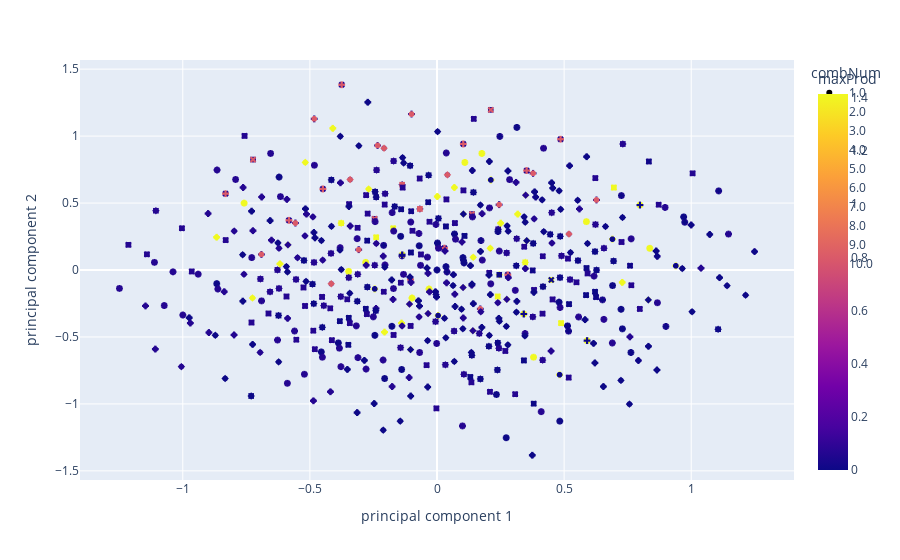

The notebook cell saved with this chart:
### Code cell
fig = px.scatter(df1, x='principal component 1', y='principal component 2',
                color='maxProd', symbol='combNum', hover_name = 'combList')
fig.show()

### Figure 1 — Plotly figure (JSON) as saved in the notebook; plotly's stock layout.template omitted (floating-point values rounded to 4 significant figures; data arrays with more than 128 entries replaced by an {"elided": "..."} marker saying what was removed)
{"data": [{"hovertemplate": "<b>%{hovertext}</b><br><br>combNum=1.0<br>principal component 1=%{x}<br>principal component 2=%{y}<br>maxProd=%{marker.color}<extra></extra>", "hovertext": [["ACALD"], ["ALCD2x"], ["GLCabcpp"], ["GND"], ["HEX1"], ["LDH_D"], ["PFL"], ["PFK"], ["PYK"], ["TKT2"]], "legendgroup": "1.0", "marker": {"color": [0.0646, 0.0646, 0.08006, 0.08006, 0.08006, 0.08006, 0.06275, 0.08006, 0.08006, 0.07942], "coloraxis": "coloraxis", "symbol": "circle"}, "mode": "markers", "name": "1.0", "showlegend": true, "type": "scattergl", "x": [2.434e-14, -0.5194, -0.5863, 0.2746, 0.3488, 0.1025, 0.3822, -0.1082, 0.1411, -0.03519], "xaxis": "x", "y": [-2.522e-13, 0.255, 0.1875, -0.2192, 0.5589, -0.1308, 0.3821, -0.2546, -0.4535, -0.3253], "yaxis": "y"}, {"hovertemplate": "<b>%{hovertext}</b><br><br>combNum=2.0<br>principal component 1=%{x}<br>principal component 2=%{y}<br>maxProd=%{marker.color}<extra></extra>", "hovertext": [["ACALD", "ALCD2x"], ["ACALD", "GLCabcpp"], ["ACALD", "GND"], ["ACALD", "HEX1"], ["ACALD", "LDH_D"], ["ACALD", "PFL"], ["ACALD", "PFK"], ["ACALD", "PYK"], ["ACALD", "TKT2"], ["ALCD2x", "GLCabcpp"], ["ALCD2x", "GND"], ["ALCD2x", "HEX1"], ["ALCD2x", "LDH_D"], ["ALCD2x", "PFL"], ["ALCD2x", "PFK"], ["ALCD2x", "PYK"], ["ALCD2x", "TKT2"], ["GLCabcpp", "GND"], ["GLCabcpp", "HEX1"], ["GLCabcpp", "LDH_D"], ["GLCabcpp", "PFL"], ["GLCabcpp", "PFK"], ["GLCabcpp", "PYK"], ["GLCabcpp", "TKT2"], ["GND", "HEX1"], ["GND", "LDH_D"], ["GND", "PFL"], ["GND", "PFK"], ["GND", "PYK"], ["GND", "TKT2"], ["HEX1", "LDH_D"], ["HEX1", "PFL"], ["HEX1", "PFK"], ["HEX1", "PYK"], ["HEX1", "TKT2"], ["LDH_D", "PFL"], ["LDH_D", "PFK"], ["LDH_D", "PYK"], ["LDH_D", "TKT2"], ["PFL", "PFK"], ["PFL", "PYK"], ["PFL", "TKT2"], ["PFK", "PYK"], ["PFK", "TKT2"], ["PYK", "TKT2"]], "legendgroup": "2.0", "marker": {"color": [0.0646, 0.0646, 0.0646, 0.0646, 0.0646, 0.06275, 0.0646, 0.0646, 0.06353, 0.0646, 0.0646, 0.0646, 0.0646, 0.06275, 0.0646, 0.0646, 0.06353, 0.08006, 0.08006, 0.08006, 0.06275, 0.08006, 0.08006, 0.07942, 0.08006, 0.08006, 0.06275, 0.08006, 0.08006, 0, 0.08006, 0.06275, 0.08006, 0.08006, 0.07942, 0.06275, 0.08006, 0.08006, 0.07942, 0.06275, 0.06275, 1.415, 0.08006, 0.07942, 0.07942], "coloraxis": "coloraxis", "symbol": "diamond"}, "mode": "markers", "name": "2.0", "showlegend": true, "type": "scattergl", "x": [-0.5194, -0.5863, 0.2746, 0.3488, 0.1025, 0.3822, -0.1082, 0.1411, -0.03519, -1.106, -0.2448, -0.1706, -0.4169, -0.1372, -0.6276, -0.3783, -0.5546, -0.3118, -0.2376, -0.4839, -0.2042, -0.6945, -0.4453, -0.6215, 0.6234, 0.377, 0.6568, 0.1664, 0.4156, 0.2394, 0.4513, 0.731, 0.2406, 0.4898, 0.3136, 0.4847, -0.005706, 0.2435, 0.06729, 0.274, 0.5233, 0.347, 0.03288, -0.1434, 0.1059], "xaxis": "x", "y": [0.255, 0.1875, -0.2192, 0.5589, -0.1308, 0.3821, -0.2546, -0.4535, -0.3253, 0.4425, 0.03574, 0.8139, 0.1242, 0.637, 0.0003684, -0.1986, -0.07037, -0.03168, 0.7464, 0.05674, 0.5696, -0.06705, -0.266, -0.1378, 0.3397, -0.35, 0.1628, -0.4738, -0.6727, -0.5445, 0.4281, 0.941, 0.3043, 0.1054, 0.2336, 0.2513, -0.3854, -0.5843, -0.4561, 0.1275, -0.07147, 0.05674, -0.7081, -0.5799, -0.7789], "yaxis": "y"}, {"hovertemplate": "<b>%{hovertext}</b><br><br>combNum=3.0<br>principal component 1=%{x}<br>principal component 2=%{y}<br>maxProd=%{marker.color}<extra></extra>", "hovertext": {"elided": "120x3 str values"}, "legendgroup": "3.0", "marker": {"color": [0.0646, 0.0646, 0.0646, 0.0646, 0.799, 0.0646, 0.0646, 0.06353, 0.0646, 0.0646, 0.0646, 0.06275, 0.0646, 0.0646, 0.06353, 0.0646, 0.0646, 0.06275, 0.0646, 0.0646, 0, 0.0646, 0.06275, 0.0646, 0.0646, 0.06353, 0, 0.0646, 0.0646, 0.06353, 0.06275, 0.06275, 1.415, 0.0646, 0.06353, 0.06353, 0.0646, 0.0646, 0.0646, 0.06275, 0.0646, 0.0646, 0.06353, 0.0646, 0.0646, 0.06275, 0.0646, 0.0646, 0, 0.0646, 0.06275, 0.0646, 0.0646, 0.06353, 0, 0.0646, 0.0646, 0.06353, 0.06275, 0.06275, 1.415, 0.0646, 0.06353, 0.06353, 0.08006, 0.08006, 0.06275, 0.08006, 0.08006, 0, 0.08006, 0.06275, 0.08006, 0.08006, 0.07942, 0.06275, 0.08006, 0.08006, 0.07942, 0.06275, 0.06275, 1.415, 0.08006, 0.07942, 0.07942, 0.08006, 0.06275, 0.08006, 0.08006, 0, 0.06275, 0.08006, 0.08006, 0, 0.06275, 0.06275, 0, 0.08006, 0, 0, 0.06275, 0.08006, 0.08006, 0.07942, 0.06275, 0.06275, 1.415, 0.08006, 0.07942, 0.07942, 0.06275, 0.06275, 1.415, 0.08006, 0.07942, 0.07942, 0.06275, 1.415, 1.415, 0.07942], "coloraxis": "coloraxis", "symbol": "square"}, "mode": "markers", "name": "3.0", "showlegend": true, "type": "scattergl", "x": [-1.106, -0.2448, -0.1706, -0.4169, -0.1372, -0.6276, -0.3783, -0.5546, -0.3118, -0.2376, -0.4839, -0.2042, -0.6945, -0.4453, -0.6215, 0.6234, 0.377, 0.6568, 0.1664, 0.4156, 0.2394, 0.4513, 0.731, 0.2406, 0.4898, 0.3136, 0.4847, -0.005706, 0.2435, 0.06729, 0.274, 0.5233, 0.347, 0.03288, -0.1434, 0.1059, -0.8311, -0.7569, -1.003, -0.7235, -1.214, -0.9647, -1.141, 0.104, -0.1423, 0.1374, -0.353, -0.1037, -0.28, -0.06812, 0.2116, -0.2788, -0.02953, -0.2058, -0.03471, -0.5251, -0.2758, -0.4521, -0.2454, 0.00388, -0.1724, -0.4865, -0.6627, -0.4135, 0.03701, -0.2093, 0.07042, -0.42, -0.1707, -0.347, -0.1351, 0.1446, -0.3457, -0.09649, -0.2727, -0.1017, -0.592, -0.3428, -0.519, -0.3123, -0.06308, -0.2393, -0.5535, -0.7297, -0.4805, 0.7258, 1.006, 0.5152, 0.7644, 0.5882, 0.7592, 0.2689, 0.5181, 0.3419, 0.5486, 0.7978, 0.6216, 0.3075, 0.1312, 0.3805, 0.8335, 0.3431, 0.5923, 0.4161, 0.6228, 0.872, 0.6958, 0.3817, 0.2054, 0.4547, 0.3765, 0.6257, 0.4495, 0.1354, -0.04089, 0.2084, 0.4151, 0.2388, 0.4881, -0.002302], "xaxis": "x", "y": [0.4425, 0.03574, 0.8139, 0.1242, 0.637, 0.0003684, -0.1986, -0.07037, -0.03168, 0.7464, 0.05674, 0.5696, -0.06705, -0.266, -0.1378, 0.3397, -0.35, 0.1628, -0.4738, -0.6727, -0.5445, 0.4281, 0.941, 0.3043, 0.1054, 0.2336, 0.2513, -0.3854, -0.5843, -0.4561, 0.1275, -0.07147, 0.05674, -0.7081, -0.5799, -0.7789, 0.2233, 1.001, 0.3117, 0.8245, 0.1879, -0.01105, 0.1172, 0.5946, -0.09505, 0.4178, -0.2188, -0.4178, -0.2896, 0.6831, 1.196, 0.5593, 0.3603, 0.4885, 0.5062, -0.1304, -0.3294, -0.2012, 0.3824, 0.1835, 0.3117, -0.4532, -0.325, -0.5239, 0.5272, -0.1625, 0.3504, -0.2863, -0.4852, -0.357, 0.6156, 1.128, 0.4918, 0.2929, 0.4211, 0.4388, -0.1978, -0.3968, -0.2686, 0.315, 0.1161, 0.2443, -0.5206, -0.3924, -0.5913, 0.2089, 0.7217, 0.08511, -0.1138, 0.01437, 0.03205, -0.6046, -0.8035, -0.6753, -0.09174, -0.2907, -0.1625, -0.9273, -0.7991, -0.9981, 0.8102, 0.1735, -0.02542, 0.1028, 0.6864, 0.4874, 0.6156, -0.1492, -0.021, -0.2199, -0.003316, -0.2023, -0.07405, -0.8389, -0.7107, -0.9096, -0.3261, -0.1978, -0.3968, -1.033], "yaxis": "y"}, {"hovertemplate": "<b>%{hovertext}</b><br><br>combNum=4.0<br>principal component 1=%{x}<br>principal component 2=%{y}<br>maxProd=%{marker.color}<extra></extra>", "hovertext": {"elided": "210x4 str values"}, "legendgroup": "4.0", "marker": {"color": {"elided": "210 float values"}, "coloraxis": "coloraxis", "symbol": "x"}, "mode": "markers", "name": "4.0", "showlegend": true, "type": "scattergl", "x": {"elided": "210 float values"}, "xaxis": "x", "y": {"elided": "210 float values"}, "yaxis": "y"}, {"hovertemplate": "<b>%{hovertext}</b><br><br>combNum=5.0<br>principal component 1=%{x}<br>principal component 2=%{y}<br>maxProd=%{marker.color}<extra></extra>", "hovertext": {"elided": "252x5 str values"}, "legendgroup": "5.0", "marker": {"color": {"elided": "252 float values"}, "coloraxis": "coloraxis", "symbol": "cross"}, "mode": "markers", "name": "5.0", "showlegend": true, "type": "scattergl", "x": {"elided": "252 float values"}, "xaxis": "x", "y": {"elided": "252 float values"}, "yaxis": "y"}, {"hovertemplate": "<b>%{hovertext}</b><br><br>combNum=6.0<br>principal component 1=%{x}<br>principal component 2=%{y}<br>maxProd=%{marker.color}<extra></extra>", "hovertext": {"elided": "210x6 str values"}, "legendgroup": "6.0", "marker": {"color": {"elided": "210 float values"}, "coloraxis": "coloraxis", "symbol": "circle"}, "mode": "markers", "name": "6.0", "showlegend": true, "type": "scattergl", "x": {"elided": "210 float values"}, "xaxis": "x", "y": {"elided": "210 float values"}, "yaxis": "y"}, {"hovertemplate": "<b>%{hovertext}</b><br><br>combNum=7.0<br>principal component 1=%{x}<br>principal component 2=%{y}<br>maxProd=%{marker.color}<extra></extra>", "hovertext": {"elided": "120x7 str values"}, "legendgroup": "7.0", "marker": {"color": [0, 0.0646, 0.0646, 0, 0.799, 0.799, 0, 0.0646, 0, 0, 0, 0, 0, 0.0646, 0, 0, 0.799, 0, 0, 0, 0, 0, 0, 0.0646, 0.06353, 0.06353, 0.799, 1.415, 1.415, 0.06353, 0, 0, 0, 0.06353, 1.415, 0, 0, 0, 0.0646, 0, 0, 0.799, 0, 0, 0, 0, 0, 0, 0, 0, 0, 0, 0, 0.06353, 1.415, 0, 0, 0, 0, 0.0646, 0, 0, 0.06275, 0, 0, 0, 0, 0, 0, 0, 0, 0, 0, 0, 0.06353, 1.415, 0, 0, 0, 0, 0, 0, 0, 0, 0, 0, 0, 0.0646, 0, 0, 0.06275, 0, 0, 0, 0, 0, 0, 0, 0, 0, 0, 0, 0.06353, 1.415, 0, 0, 0, 0, 0, 0, 0, 0, 0.06275, 0, 0, 0, 0, 0, 1.415, 0], "coloraxis": "coloraxis", "symbol": "diamond"}, "mode": "markers", "name": "7.0", "showlegend": true, "type": "scattergl", "x": [0.002302, -0.4881, -0.2388, -0.4151, -0.2084, 0.04089, -0.1354, -0.4495, -0.6257, -0.3765, -0.4547, -0.2054, -0.3817, -0.6958, -0.872, -0.6228, -0.4161, -0.5923, -0.3431, -0.8335, -0.3805, -0.1312, -0.3075, -0.6216, -0.7978, -0.5486, -0.3419, -0.5181, -0.2689, -0.7592, -0.5882, -0.7644, -0.5152, -1.006, -0.7258, 0.4805, 0.7297, 0.5535, 0.2393, 0.06308, 0.3123, 0.519, 0.3428, 0.592, 0.1017, 0.2727, 0.09649, 0.3457, -0.1446, 0.1351, 0.347, 0.1707, 0.42, -0.07042, 0.2093, -0.03701, 0.4135, 0.6627, 0.4865, 0.1724, -0.00388, 0.2454, 0.4521, 0.2758, 0.5251, 0.03471, 0.2058, 0.02953, 0.2788, -0.2116, 0.06812, 0.28, 0.1037, 0.353, -0.1374, 0.1423, -0.104, 1.141, 0.9647, 1.214, 0.7235, 1.003, 0.7569, 0.8311, -0.1059, 0.1434, -0.03288, -0.347, -0.5233, -0.274, -0.06729, -0.2435, 0.005706, -0.4847, -0.3136, -0.4898, -0.2406, -0.731, -0.4513, -0.2394, -0.4156, -0.1664, -0.6568, -0.377, -0.6234, 0.6215, 0.4453, 0.6945, 0.2042, 0.4839, 0.2376, 0.3118, 0.5546, 0.3783, 0.6276, 0.1372, 0.4169, 0.1706, 0.2448, 1.106], "xaxis": "x", "y": [1.033, 0.3968, 0.1978, 0.3261, 0.9096, 0.7107, 0.8389, 0.07405, 0.2023, 0.003316, 0.2199, 0.021, 0.1492, -0.6156, -0.4874, -0.6864, -0.1028, 0.02542, -0.1735, -0.8102, 0.9981, 0.7991, 0.9273, 0.1625, 0.2907, 0.09174, 0.6753, 0.8035, 0.6046, -0.03205, -0.01437, 0.1138, -0.08511, -0.7217, -0.2089, 0.5913, 0.3924, 0.5206, -0.2443, -0.1161, -0.315, 0.2686, 0.3968, 0.1978, -0.4388, -0.4211, -0.2929, -0.4918, -1.128, -0.6156, 0.357, 0.4852, 0.2863, -0.3504, 0.1625, -0.5272, 0.5239, 0.325, 0.4532, -0.3117, -0.1835, -0.3824, 0.2012, 0.3294, 0.1304, -0.5062, -0.4885, -0.3603, -0.5593, -1.196, -0.6831, 0.2896, 0.4178, 0.2188, -0.4178, 0.09505, -0.5946, -0.1172, 0.01105, -0.1879, -0.8245, -0.3117, -1.001, -0.2233, 0.7789, 0.5799, 0.7081, -0.05674, 0.07147, -0.1275, 0.4561, 0.5843, 0.3854, -0.2513, -0.2336, -0.1054, -0.3043, -0.941, -0.4281, 0.5445, 0.6727, 0.4738, -0.1628, 0.35, -0.3397, 0.1378, 0.266, 0.06705, -0.5696, -0.05674, -0.7464, 0.03168, 0.07037, 0.1986, -0.0003684, -0.637, -0.1242, -0.8139, -0.03574, -0.4425], "yaxis": "y"}, {"hovertemplate": "<b>%{hovertext}</b><br><br>combNum=8.0<br>principal component 1=%{x}<br>principal component 2=%{y}<br>maxProd=%{marker.color}<extra></extra>", "hovertext": {"elided": "45x8 str values"}, "legendgroup": "8.0", "marker": {"color": [0, 0, 0, 0.0646, 0, 0, 0.799, 0, 0, 0, 0, 0, 0, 0, 0, 0, 0, 0, 0.06353, 1.415, 0, 0, 0, 0, 0, 0, 0, 0, 0, 0, 0, 0, 0, 0, 0, 0, 0, 0, 0, 0, 0, 0, 0, 0, 0], "coloraxis": "coloraxis", "symbol": "square"}, "mode": "markers", "name": "8.0", "showlegend": true, "type": "scattergl", "x": [-0.1059, 0.1434, -0.03288, -0.347, -0.5233, -0.274, -0.06729, -0.2435, 0.005706, -0.4847, -0.3136, -0.4898, -0.2406, -0.731, -0.4513, -0.2394, -0.4156, -0.1664, -0.6568, -0.377, -0.6234, 0.6215, 0.4453, 0.6945, 0.2042, 0.4839, 0.2376, 0.3118, 0.5546, 0.3783, 0.6276, 0.1372, 0.4169, 0.1706, 0.2448, 1.106, 0.03519, -0.1411, 0.1082, -0.3822, -0.1025, -0.3488, -0.2746, 0.5863, 0.5194], "xaxis": "x", "y": [0.7789, 0.5799, 0.7081, -0.05674, 0.07147, -0.1275, 0.4561, 0.5843, 0.3854, -0.2513, -0.2336, -0.1054, -0.3043, -0.941, -0.4281, 0.5445, 0.6727, 0.4738, -0.1628, 0.35, -0.3397, 0.1378, 0.266, 0.06705, -0.5696, -0.05674, -0.7464, 0.03168, 0.07037, 0.1986, -0.0003684, -0.637, -0.1242, -0.8139, -0.03574, -0.4425, 0.3253, 0.4535, 0.2546, -0.3821, 0.1308, -0.5589, 0.2192, -0.1875, -0.255], "yaxis": "y"}, {"hovertemplate": "<b>%{hovertext}</b><br><br>combNum=9.0<br>principal component 1=%{x}<br>principal component 2=%{y}<br>maxProd=%{marker.color}<extra></extra>", "hovertext": [["ACALD", "ALCD2x", "GLCabcpp", "GND", "HEX1", "LDH_D", "PFL", "PFK", "PYK"], ["ACALD", "ALCD2x", "GLCabcpp", "GND", "HEX1", "LDH_D", "PFL", "PFK", "TKT2"], ["ACALD", "ALCD2x", "GLCabcpp", "GND", "HEX1", "LDH_D", "PFL", "PYK", "TKT2"], ["ACALD", "ALCD2x", "GLCabcpp", "GND", "HEX1", "LDH_D", "PFK", "PYK", "TKT2"], ["ACALD", "ALCD2x", "GLCabcpp", "GND", "HEX1", "PFL", "PFK", "PYK", "TKT2"], ["ACALD", "ALCD2x", "GLCabcpp", "GND", "LDH_D", "PFL", "PFK", "PYK", "TKT2"], ["ACALD", "ALCD2x", "GLCabcpp", "HEX1", "LDH_D", "PFL", "PFK", "PYK", "TKT2"], ["ACALD", "ALCD2x", "GND", "HEX1", "LDH_D", "PFL", "PFK", "PYK", "TKT2"], ["ACALD", "GLCabcpp", "GND", "HEX1", "LDH_D", "PFL", "PFK", "PYK", "TKT2"], ["ALCD2x", "GLCabcpp", "GND", "HEX1", "LDH_D", "PFL", "PFK", "PYK", "TKT2"]], "legendgroup": "9.0", "marker": {"color": [0, 0, 0, 0, 0, 0, 0, 0, 0, 0], "coloraxis": "coloraxis", "symbol": "x"}, "mode": "markers", "name": "9.0", "showlegend": true, "type": "scattergl", "x": [0.03519, -0.1411, 0.1082, -0.3822, -0.1025, -0.3488, -0.2746, 0.5863, 0.5194, -2.627e-14], "xaxis": "x", "y": [0.3253, 0.4535, 0.2546, -0.3821, 0.1308, -0.5589, 0.2192, -0.1875, -0.255, 2.528e-13], "yaxis": "y"}, {"hovertemplate": "<b>%{hovertext}</b><br><br>combNum=10.0<br>principal component 1=%{x}<br>principal component 2=%{y}<br>maxProd=%{marker.color}<extra></extra>", "hovertext": [["ACALD", "ALCD2x", "GLCabcpp", "GND", "HEX1", "LDH_D", "PFL", "PFK", "PYK", "TKT2"]], "legendgroup": "10.0", "marker": {"color": [0], "coloraxis": "coloraxis", "symbol": "cross"}, "mode": "markers", "name": "10.0", "showlegend": true, "type": "scattergl", "x": [-2.663e-14], "xaxis": "x", "y": [2.535e-13], "yaxis": "y"}], "layout": {"autosize": true, "coloraxis": {"colorbar": {"title": {"text": "maxProd"}}, "colorscale": [[0, "#0d0887"], [0.1111, "#46039f"], [0.2222, "#7201a8"], [0.3333, "#9c179e"], [0.4444, "#bd3786"], [0.5556, "#d8576b"], [0.6667, "#ed7953"], [0.7778, "#fb9f3a"], [0.8889, "#fdca26"], [1, "#f0f921"]]}, "legend": {"title": {"text": "combNum"}, "tracegroupgap": 0}, "margin": {"t": 60}, "xaxis": {"anchor": "y", "autorange": true, "domain": [0, 1], "range": [-1.401, 1.401], "title": {"text": "principal component 1"}, "type": "linear"}, "yaxis": {"anchor": "x", "autorange": true, "domain": [0, 1], "range": [-1.598, 1.598], "title": {"text": "principal component 2"}, "type": "linear"}}}
